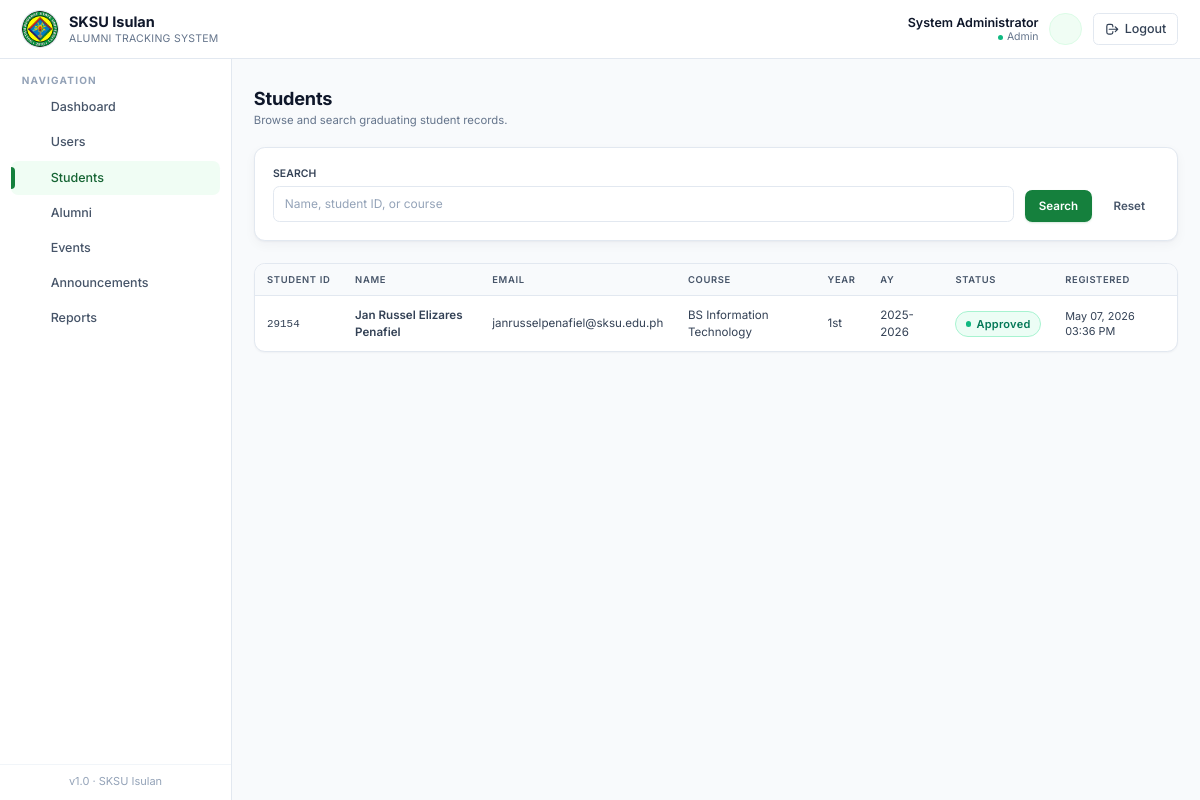
The page /pages/admin/students.php (signed in) on the database as committed earlier.
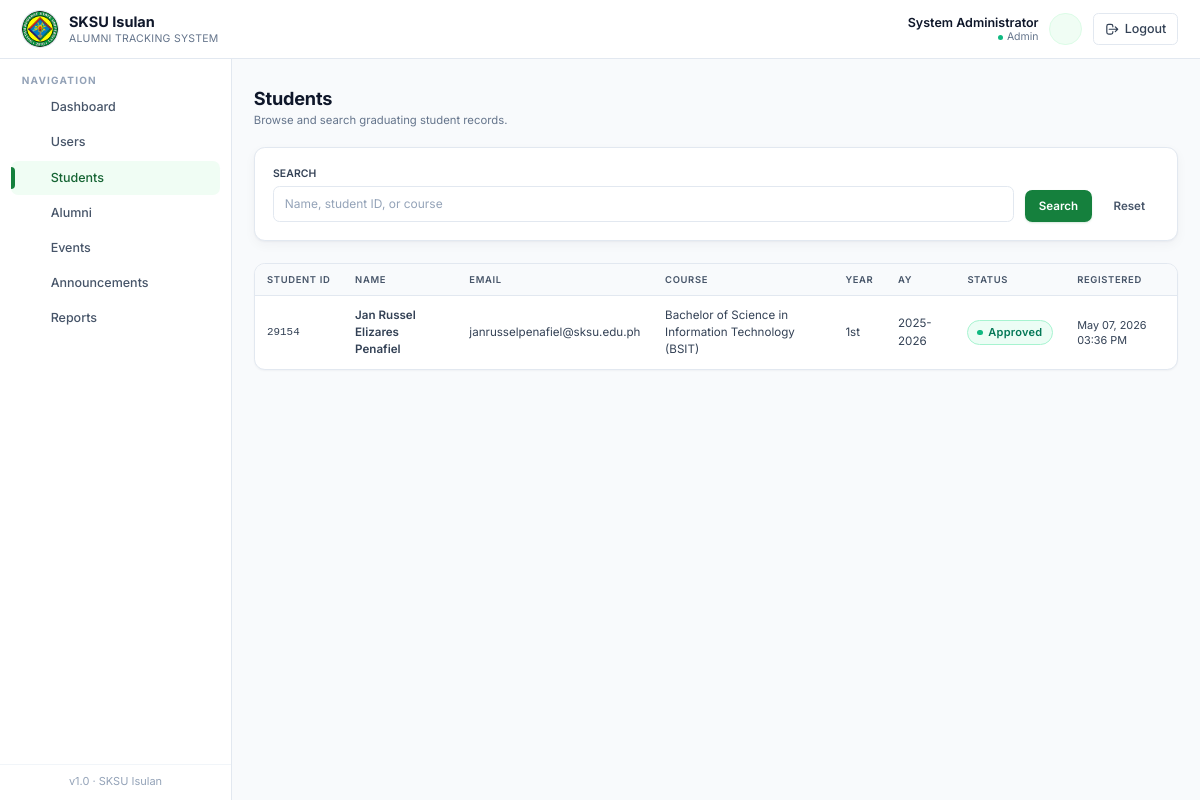
The same page on the database as committed later.
### tables this page shows
CREATE TABLE `students` (
  `id` int(11) NOT NULL,
  `user_id` int(11) NOT NULL,
  `student_id` varchar(30) NOT NULL,
  `course` varchar(120) NOT NULL,
  `year_level` varchar(20) NOT NULL,
  `department` varchar(120) DEFAULT NULL,
  `academic_year` varchar(20) DEFAULT NULL,
  `expected_graduation` date DEFAULT NULL,
  `status` enum('pending','approved','rejected') DEFAULT 'pending',
  `created_at` datetime DEFAULT current_timestamp()
);

CREATE TABLE `users` (
  `id` int(11) NOT NULL,
  `full_name` varchar(150) NOT NULL,
  `email` varchar(150) NOT NULL,
  `password` varchar(255) NOT NULL,
  `role` enum('student','registrar','alumni','admin') NOT NULL DEFAULT 'student',
  `contact` varchar(30) DEFAULT NULL,
  `address` varchar(255) DEFAULT NULL,
  `status` enum('active','inactive') DEFAULT 'active',
  `created_at` datetime DEFAULT current_timestamp()
);

### includes/db.php (called while the page is built, shortened)
<?php
function db_select($conn, $sql, $types = '', $params = []) {
    $stmt = mysqli_prepare($conn, $sql);
    mysqli_stmt_execute($stmt);
    $result = mysqli_stmt_get_result($stmt);
    $rows = [];
    while ($row = mysqli_fetch_assoc($result)) {
        $rows[] = $row;
    }
    return $rows;
}
function e($value) {
    return htmlspecialchars((string)$value, ENT_QUOTES, 'UTF-8');
}

### pages/admin/students.php (the view, shortened to what the changed rows need)
<?php
require_once __DIR__ . '/../../includes/auth.php';
require_once __DIR__ . '/../../includes/helpers.php';
$conds = ['1']; $types = ''; $params = [];
$where = implode(' AND ', $conds);
$all_rows = db_select($conn, "SELECT s.*, u.full_name, u.email FROM students s JOIN users u ON u.id=s.user_id WHERE $where ORDER BY s.id ASC", $types, $params);
$pg = paginate($all_rows, 10);
$rows = $pg['rows'];
include __DIR__ . '/../../templates/header.php';
?>
<main class="flex-1 px-4 sm:px-6 py-8">
  <div class="page-head">
    <div>
      <h1>Students</h1>
    </div>
  </div>
  <div class="table-wrap has-pagination overflow-x-auto">
    <table class="table-clean">
      <thead>
        <tr>
          <th class="pl-6">Student ID</th>
          <th>Name</th>
          <th>Email</th>
          <th>Course</th>
          <th>Year</th>
          <th>AY</th>
          <th>Status</th>
          <th class="pr-6">Registered</th>
        </tr>
      </thead>
      <tbody>
        <?php foreach ($rows as $r): ?>
          <tr>
            <td class="pl-6 font-mono text-xs text-ink-600" data-label="Student ID"><?= e($r['student_id']) ?></td>
            <td class="font-semibold text-ink-900" data-label="Name"><?= e($r['full_name']) ?></td>
            <td class="text-ink-600" data-label="Email"><?= e($r['email']) ?></td>
            <td class="text-ink-700" data-label="Course"><?= e($r['course']) ?></td>
            <td class="text-ink-600" data-label="Year"><?= e($r['year_level']) ?></td>
            <td class="text-ink-600" data-label="AY"><?= e($r['academic_year']) ?></td>
            <td data-label="Status"><?= status_badge($r['status']) ?></td>
            <td class="pr-6 text-xs text-ink-500" data-label="Registered"><?= fmt_datetime($r['created_at']) ?></td>
          </tr>
        <?php endforeach; ?>
      </tbody>
    </table>
  </div>
</main>
<?php include __DIR__ . '/../../templates/footer.php'; ?>

### includes/helpers.php (shortened to what the changed rows need)
<?php
function fmt_datetime($datetime) {
    return date('M d, Y h:i A', strtotime($datetime));
}
function status_badge($status) {
    $status = strtolower((string)$status);
    $map = [
        'pending'        => ['bg-amber-50',   'text-amber-700',   'border-amber-200',   '#f59e0b'],
        'approved'       => ['bg-emerald-50', 'text-emerald-700', 'border-emerald-200', '#10b981'],
        'rejected'       => ['bg-rose-50',    'text-rose-700',    'border-rose-200',    '#f43f5e'],
        'active'         => ['bg-emerald-50', 'text-emerald-700', 'border-emerald-200', '#10b981'],
        'inactive'       => ['bg-slate-100',  'text-slate-700',   'border-slate-200',   '#94a3b8'],
        'paid'           => ['bg-emerald-50', 'text-emerald-700', 'border-emerald-200', '#10b981'],
        'refunded'       => ['bg-sky-50',     'text-sky-700',     'border-sky-200',     '#0ea5e9'],
        'scheduled'      => ['bg-sky-50',     'text-sky-700',     'border-sky-200',     '#0ea5e9'],
        'attended'       => ['bg-emerald-50', 'text-emerald-700', 'border-emerald-200', '#10b981'],
        'cancelled'      => ['bg-rose-50',    'text-rose-700',    'border-rose-200',    '#f43f5e'],
        'employed'       => ['bg-emerald-50', 'text-emerald-700', 'border-emerald-200', '#10b981'],
        'unemployed'     => ['bg-rose-50',    'text-rose-700',    'border-rose-200',    '#f43f5e'],
        'self-employed'  => ['bg-indigo-50',  'text-indigo-700',  'border-indigo-200',  '#6366f1'],
        'further studies'=> ['bg-violet-50',  'text-violet-700',  'border-violet-200',  '#8b5cf6'],
        'upcoming'       => ['bg-sky-50',     'text-sky-700',     'border-sky-200',     '#0ea5e9'],
        'ongoing'        => ['bg-amber-50',   'text-amber-700',   'border-amber-200',   '#f59e0b'],
        'completed'      => ['bg-emerald-50', 'text-emerald-700', 'border-emerald-200', '#10b981'],
    ];
    [$bg, $tx, $br, $dot] = $map[$status] ?? ['bg-slate-50','text-slate-700','border-slate-200','#94a3b8'];
    $label = e(ucfirst($status));
    return '<span class="inline-flex items-center gap-1.5 px-2.5 py-1 rounded-full text-[11px] font-semibold tracking-wide border '
        . $bg . ' ' . $tx . ' ' . $br . '">'
        . '<span class="w-1.5 h-1.5 rounded-full" style="background:' . $dot . '"></span>'
        . $label . '</span>';
}
function paginate(array $rows, int $per_page = 10, string $param = 'page'): array {
    $total = count($rows);
    $pages = max(1, (int)ceil($total / max(1, $per_page)));
    $page  = max(1, min($pages, (int)($_GET[$param] ?? 1)));
    $start = ($page - 1) * $per_page;
    $slice = array_slice($rows, $start, $per_page);
    return [
        'rows'     => $slice,
        'page'     => $page,
        'pages'    => $pages,
        'total'    => $total,
        'per_page' => $per_page,
        'from'     => $total ? $start + 1 : 0,
        'to'       => $start + count($slice),
        'param'    => $param,
    ];
}

Rows that differ between the two databases and show on the page:
changed students "1st": course "BS Information Technology" → "Bachelor of Science in Information Technology (BSIT)"
